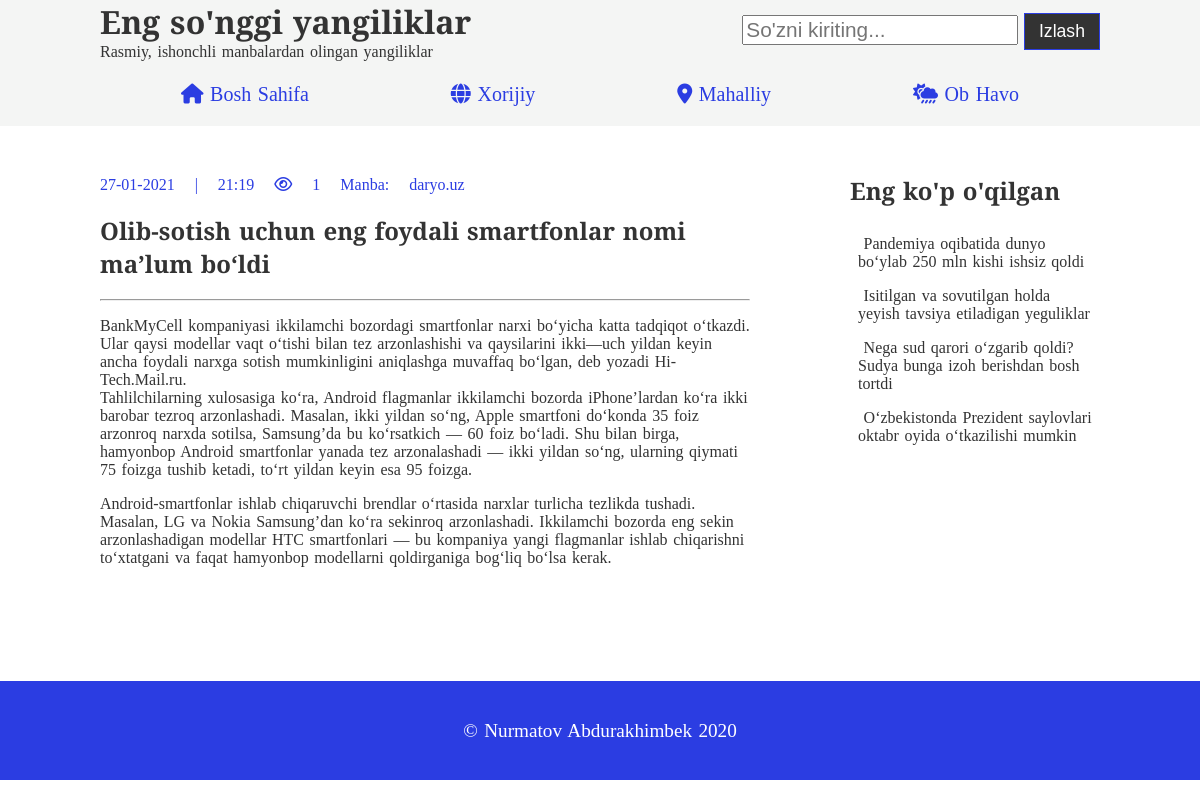
Page /2/ on the committed database.
### xabar/models.py (models this page shows, shortened)
class Xabar(models.Model):
    XABAR_HOLATI = (
        ('qoralama', 'Qoralama'),
        ('chop etilgan', 'Chop etilgan')
    )
    TOIFA =(
        ('ichki', 'mahalliy'),
        ('tashqi', 'xorijiy')
    )
    mavzu = models.CharField(max_length=255)
    matn = models.TextField()
    elon_vaqti = models.DateTimeField(default=timezone.now)
    yaratilgan_vaqti = models.DateTimeField(auto_now_add=True)
    yangilangan_vaqti = models.DateTimeField(auto_now=True)
    link_matn = models.SlugField(unique_for_date='elon_vaqti', max_length=255)
    muallif = models.ForeignKey(User, on_delete=models.CASCADE)
    holati = models.CharField(choices=XABAR_HOLATI, default='qoralama', max_length=255)
    korildi = models.IntegerField(default=0)
    image_url = models.CharField(max_length=255)
    toifa = models.CharField(max_length=255, choices=TOIFA)
    objects = models.Manager()
    elon_qilingan = ElonManager()
    class Meta:
        ordering = ['-yaratilgan_vaqti']
        verbose_name = 'Xabarlar'

### xabar/views.py (the view)
# urls.py: path('<xabar_id>/', views.info, name="info"),
def info(request, xabar_id):
    xabar = Xabar.objects.get(id=xabar_id)
    xabar.korildi = xabar.korildi + 1
    xabar.save()
    context = {'xabar': xabar,}
    return render(request, 'xabar/info.html', context)

### xabar/templatetags/xabar_tags.py (called while the page is built)
@register.simple_tag(name="kop_oqilgan")
def eng_kop_oqilgan():
    oqilgan_list = Xabar.objects.all().order_by('-korildi')[:4]
    return oqilgan_list

### xabar/templates/xabar/info.html (shortened to what this page needs)
{% extends 'asos.html' %}
{% block content %}
<div class="main-box">
    <div class="large-box no-border">
        <p
            class="date">{{xabar.yangilangan_vaqti|date:'d-m-Y | H:i'}}    <i class="far fa-eye"></i> {{xabar.korildi}}    Manba: {{xabar.muallif}}</p>
        <h2>{{xabar.mavzu}}</h2>
        <hr>
        <p>{{xabar.matn|linebreaks}}</p>
    </div>
</div>
{% endblock content %}

### xabar/templates/asos.html (shortened to what this page needs)
{% load static %}
{% load xabar_tags %}
<!DOCTYPE html>
<html lang="en">
<head>
    <link rel="stylesheet" href="{% static 'css/style.css' %}">
</head>
<body>
    <header>
        <nav class="navbar">
            <div class="name-search">
                <div>
                    <h1>Eng so'nggi yangiliklar</h1>
                    <p>Rasmiy, ishonchli manbalardan olingan yangiliklar</p>
                </div>
                <form action="{% url 'xabar:bosh_sahifa' %}">
                    <input type="text" name="soz" placeholder="So'zni kiriting...">
                    <button class="btn" id="izlash" value="izlash">Izlash</button>
                </form>
            </div>
            {% with xorijiy='tashqi' mahalliy='ichki' %}
            <ul>
                <li class="nav-link"><a href="{% url 'xabar:bosh_sahifa' %}"><i class="fas fa-home"></i> Bosh sahifa</a>
                </li>
                <li class="nav-link"><a href="{% url 'xabar:toifa' xorijiy %}"><i class="fas fa-globe"></i> Xorijiy</a>
                </li>
                <li class="nav-link"><a href="{% url 'xabar:toifa' mahalliy %}"><i class="fas fa-map-marker-alt"></i>
                        Mahalliy</a></li>
                <li class="nav-link"><a href="{% url 'xabar:ob-havo' %}"><i class="fas fa-cloud-sun-rain"></i> Ob
                        havo</a></li>
            </ul>
            {% endwith %}
        </nav>
    </header>
    <div class="container">
        <div class="content">
            {% block content %}
            {% endblock content %}
            <div class="aside-boxes">
                <div class="aside box2">
                    <h2>Eng ko'p o'qilgan</h2>
                    <ul class="aside-list">
                        {% kop_oqilgan as xabarlar %}
                        {% for yangilik in xabarlar%}
                        {% if yangilik.id == xabar.id %}
                        {% else %}
                        <li>
                            <a class="offer_links" href="{% url 'xabar:info' yangilik.id %}">{{yangilik.mavzu}}</a>
                        </li>
                        {% endif %}
                        {% empty %}
                        Hozircha yangiliklar yo'q
                        {% endfor %}
                    </ul>
                </div>
            </div>
        </div>
    </div>
    <footer>
        <div class="footer-content">
            <p>&COPY; Nurmatov Abdurakhimbek 2020</p>
        </div>
    </footer>
</body>
</html>

### static/css/style.css (style rules this page uses)
:root { --primary: #ddd; --dark: #333; --light: #fff; }
body { font-family: 'Arvo', serif; background: var(--light); word-spacing: 0.1rem; color:var(--dark); margin: 0; padding: 0; overflow-x: hidden; }
.container { max-width: 1000px; width: 95%; margin: 0 auto; margin-top: 1em; }
header { background:rgb(244, 245, 244); position: sticky; left: 0; top:0; }
.name-search { display:flex; justify-content: space-between; }
.name-search form { margin: 0.8em 0; }
.btn { padding: 0.4em 0.8em; background: var(--dark); color: var(--light); text-decoration: none; border: rgb(43, 61, 226) solid 1px; font-size: 1.1rem; }
.btn { cursor: pointer; }
.navbar { max-width: 1000px; width: 95%; margin: 0 auto; display: flex; flex-direction: column; justify-content: center; position: relative; }
.navbar input[type='text'] { font-size: 1.3rem; }
.navbar h1 { margin-top: 0; margin-bottom:0; font-size: 2rem }
.navbar p { margin-top: 0; margin-bottom: 0; font-size: 1rem; }
.navbar ul { box-sizing: border-box; display: flex; justify-content: space-around; list-style: none; font-size: 1.25rem; margin-bottom: 0.5em; margin-top: 0.5em; padding: 0.5em; box-sizing: border-box; }
.nav-link a { text-decoration: none; color:rgb(43, 61, 226); text-transform: capitalize; }
footer { margin-top: 50px; width: 100%; background-color: rgb(43, 61, 226); text-align: center; }
.footer-content { max-width: 1000px; width: 95%; margin: 0 auto; background-color: rgb(43, 61, 226); color: white; box-sizing: border-box; font-size: 1.2em; padding: 1em; }
.date { color:rgb(43, 61, 226); }
.main-box { width: 65%; }
.aside-boxes { width: 25%; }
.content { display: flex; justify-content: space-between; margin-bottom: 2em; }
.large-box { padding-bottom: 1em; margin-bottom: 2em; border-bottom: gray solid 2px; }
.large-box img+p { word-spacing: 1em; }
.no-border { border:0; }
.aside-list { padding: 0; list-style: none; }
.aside-list li { padding:0.5em; }
.aside-list a { text-decoration: none; color: var(--dark); }

### rows in the picture
Xabar: yangilangan_vaqti|H "27-01-2021 | 21:19", korildi "1", muallif "daryo.uz", mavzu "Olib-sotish uchun eng foydali smartfonlar nomi ma’lum bo‘ldi", matn "BankMyCell kompaniyasi ikkilamchi bozordagi smartfonlar narxi bo‘yicha katta tadqiqot o‘tkazdi. Ular qaysi modellar vaqt o‘tishi bilan tez arzonlashishi va qaysilarini ikki—uch yildan keyin ancha foydali narxga sotish mumkinligini aniqlashga muvaffaq bo‘lgan, deb yozadi Hi-Tech.Mail.ru. Tahlilchilarning xulosasiga ko‘ra, Android flagmanlar ikkilamchi bozorda iPhone’lardan ko‘ra ikki barobar tezroq arzonlashadi. Masalan, ikki yildan so‘ng, Apple smartfoni do‘konda 35 foiz arzonroq narxda sotilsa, Samsung’da bu ko‘rsatkich — 60 foiz bo‘ladi. Shu bilan birga, hamyonbop Android smartfonlar yanada tez arzonalashadi — ikki yildan so‘ng, ularning qiymati 75 foizga tushib ketadi, to‘rt yildan keyin…"
Xabar: mavzu "Pandemiya oqibatida dunyo bo‘ylab 250 mln kishi ishsiz qoldi"
Xabar: mavzu "Isitilgan va sovutilgan holda yeyish tavsiya etiladigan yeguliklar"
Xabar: mavzu "Nega sud qarori o‘zgarib qoldi? Sudya bunga izoh berishdan bosh tortdi"
Xabar: mavzu "O‘zbekistonda Prezident saylovlari oktabr oyida o‘tkazilishi mumkin"
